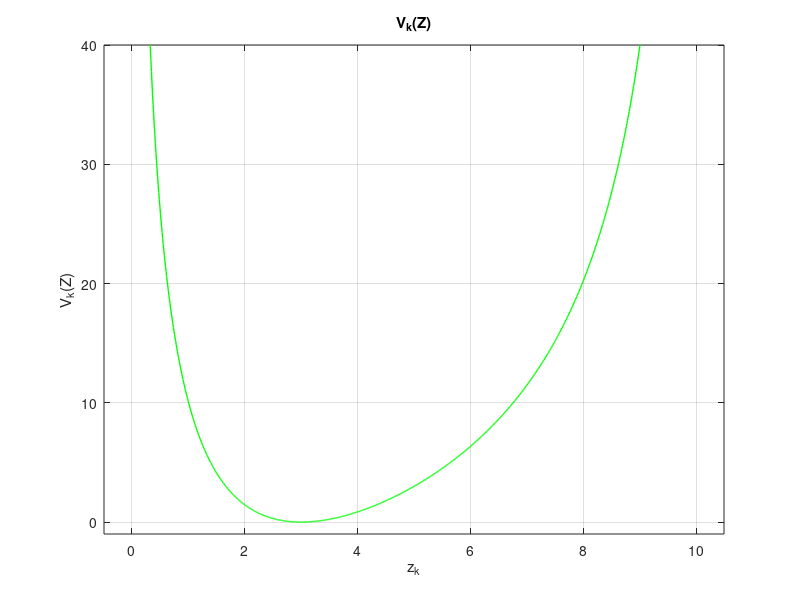

Write MATLAB code to recreate this figure.
maxX = 10;
curX = 2;

x = linspace(0.01, maxX-0.01, 1000);

b = [0, maxX];

Cx = 3.0;
Cxu = 8.5;
Cxl = 4.0;

V = zeros(1,numel(x));
Vu = zeros(1,numel(x));
Vl = zeros(1,numel(x));

for i = 1:numel(b)
    V(x > 0 & x < maxX) = V(x > 0 & x < maxX) + 8 * (log((b(i)-Cx)./(b(i)-x(x > 0 & x < maxX)))).^2;
    V(x <= 0 & x >= maxX)= 0;
    Vl(x > 0 & x < maxX) = Vl(x > 0 & x < maxX) + 8 *(log((b(i)-Cxl)./(b(i)-x(x > 0 & x < maxX)))).^2;
    Vl(x <= 0 & x >= maxX)= 0;
    Vu(x > 0 & x < maxX) = Vu(x > 0 & x < maxX) + 8 *(log((b(i)-Cxu)./(b(i)-x(x > 0 & x < maxX)))).^2;
    Vu(x <= 0 & x >= maxX)= 0;
end

plot(x,V,'-g','LineWidth', 1);
hold on; grid on;

%plot(x,Vl,'-b','LineWidth', 1);
%plot(x,Vu,'-y','LineWidth', 1);

%legend("V_k(x_k,C(x_k,x_l))");

%scatter(x(100), V(100),'b','LineWidth', 2);

%{
scatter(x(100), Vl(100),'r','LineWidth', 2);
scatter(x(100), Vu(100),'y','LineWidth', 2);

scatter(x(120), V(120),'b','LineWidth', 2);
scatter(x(120), Vl(120),'r','LineWidth', 2);
scatter(x(120), Vu(120),'y','LineWidth', 2);

scatter(Cx,0,[],'b','LineWidth', 2);
scatter(Cxl,0,[],'r','LineWidth', 2);
scatter(Cxu,0,[],'y','LineWidth', 2);
%}
%plot(4,0,'-x','LineWidth', 2);

%legend("V_k","z_k(t_0)","C_k(t_0)");
title("V_k(Z)");
xlabel("z_k");
ylabel("V_k(Z)");
xlim([min(x)-0.5 max(x)+ 0.5]);
ylim([-1 40]);
